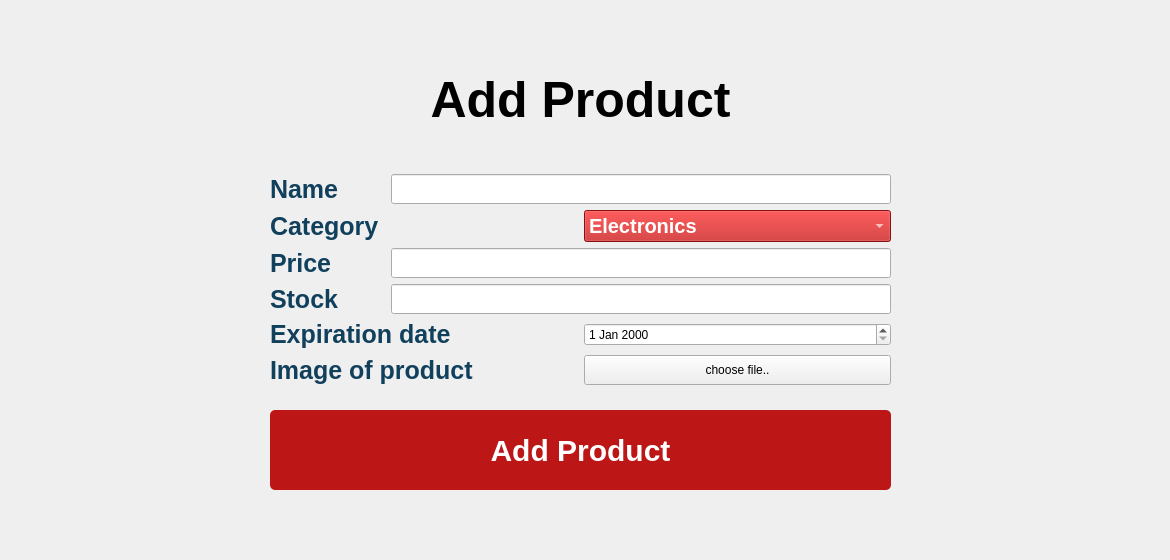
        <widget class="QWidget" name="add_product_page">
         <widget class="QWidget" name="widget_4" native="true">
          <property name="geometry">
           <rect>
            <x>0</x>
            <y>0</y>
            <width>1161</width>
            <height>551</height>
           </rect>
          </property>
          <property name="styleSheet">
           <string notr="true">QWidget#widget_4{

	background-image: url(:/imgs/seller_home/add_product_background.png);
	background-position: center;

background-repeat: no-repeat;
}</string>
          </property>
          <widget class="QWidget" name="layoutWidget_2">
           <property name="geometry">
            <rect>
             <x>270</x>
             <y>30</y>
             <width>621</width>
             <height>481</height>
            </rect>
           </property>
           <layout class="QGridLayout" name="gridLayout_3">
            <item row="5" column="1">
             <widget class="QPushButton" name="addproduct_btn">
              <property name="minimumSize">
               <size>
                <width>0</width>
                <height>80</height>
               </size>
              </property>
              <property name="styleSheet">
               <string notr="true">font-weight: bold;
color: white;
background-color: #BD1616;
border-radius: 5px;
font-size: 30px;</string>
              </property>
              <property name="text">
               <string>Add Product</string>
              </property>
             </widget>
            </item>
            <item row="1" column="1">
             <layout class="QVBoxLayout" name="verticalLayout_2">
              <item>
               <layout class="QHBoxLayout" name="horizontalLayout_7">
                <item>
                 <widget class="QLabel" name="label_39">
                  <property name="styleSheet">
                   <string notr="true">font-weight: bold;
color: #11405C;
font-size: 25px;</string>
                  </property>
                  <property name="text">
                   <string>Name</string>
                  </property>
                 </widget>
                </item>
                <item>
                 <widget class="QLineEdit" name="product_name">
                  <property name="minimumSize">
                   <size>
                    <width>0</width>
                    <height>30</height>
                   </size>
                  </property>
                  <property name="maximumSize">
                   <size>
                    <width>500</width>
                    <height>16777215</height>
                   </size>
                  </property>
                 </widget>
                </item>
               </layout>
              </item>
              <item>
               <layout class="QHBoxLayout" name="horizontalLayout_8">
                <item>
                 <widget class="QLabel" name="label_40">
                  <property name="styleSheet">
                   <string notr="true">font-weight: bold;
color: #11405C;
font-size: 25px;</string>
                  </property>
                  <property name="text">
                   <string>Category</string>
                  </property>
                 </widget>
                </item>
                <item>
                 <widget class="QComboBox" name="comboBox_category">
                  <property name="minimumSize">
                   <size>
                    <width>0</width>
                    <height>30</height>
                   </size>
                  </property>
                  <property name="styleSheet">
                   <string notr="true">font-weight: bold;
color: white;
font-size: 20px;
background-color: #BD1616</string>
                  </property>
                  <item>
                   <property name="text">
                    <string>Electronics</string>
                   </property>
                  </item>
                  <item>
                   <property name="text">
                    <string>VideoGames</string>
                   </property>
                  </item>
                  <item>
                   <property name="text">
                    <string>Groceries</string>
                   </property>
                  </item>
                  <item>
                   <property name="text">
                    <string>Office</string>
                   </property>
                  </item>
                  <item>
                   <property name="text">
                    <string>Beauty</string>
                   </property>
                  </item>
                  <item>
                   <property name="text">
                    <string>HomeFurniture</string>
                   </property>
                  </item>
                  <item>
                   <property name="text">
                    <string>SportsSupplies</string>
                   </property>
                  </item>
                 </widget>
                </item>
               </layout>
              </item>
              <item>
               <layout class="QHBoxLayout" name="horizontalLayout_9">
                <item>
                 <widget class="QLabel" name="label_41">
                  <property name="styleSheet">
                   <string notr="true">font-weight: bold;
color: #11405C;
font-size: 25px;</string>
                  </property>
                  <property name="text">
                   <string>Price</string>
                  </property>
                 </widget>
                </item>
                <item>
                 <widget class="QLineEdit" name="product_price">
                  <property name="minimumSize">
                   <size>
                    <width>0</width>
                    <height>30</height>
                   </size>
                  </property>
                  <property name="maximumSize">
                   <size>
                    <width>500</width>
                    <height>16777215</height>
                   </size>
                  </property>
                  <property name="maxLength">
                   <number>4</number>
                  </property>
                 </widget>
                </item>
               </layout>
              </item>
              <item>
               <layout class="QHBoxLayout" name="horizontalLayout_10">
                <item>
                 <widget class="QLabel" name="label_42">
                  <property name="minimumSize">
                   <size>
                    <width>100</width>
                    <height>0</height>
                   </size>
                  </property>
                  <property name="styleSheet">
                   <string notr="true">font-weight: bold;
color: #11405C;
font-size: 25px;</string>
                  </property>
                  <property name="text">
                   <string>Stock</string>
                  </property>
                  <property name="scaledContents">
                   <bool>false</bool>
                  </property>
                 </widget>
                </item>
                <item>
                 <widget class="QLineEdit" name="product_stock">
                  <property name="minimumSize">
                   <size>
                    <width>0</width>
                    <height>30</height>
                   </size>
                  </property>
                  <property name="maximumSize">
                   <size>
                    <width>500</width>
                    <height>16777215</height>
                   </size>
                  </property>
                  <property name="maxLength">
                   <number>3</number>
                  </property>
                 </widget>
                </item>
               </layout>
              </item>
              <item>
               <layout class="QHBoxLayout" name="horizontalLayout_11">
                <item>
                 <widget class="QLabel" name="label_43">
                  <property name="styleSheet">
                   <string notr="true">font-weight: bold;
color: #11405C;
font-size: 25px;</string>
                  </property>
                  <property name="text">
                   <string>Expiration date</string>
                  </property>
                 </widget>
                </item>
                <item>
                 <widget class="QDateEdit" name="dateEdit"/>
                </item>
               </layout>
              </item>
              <item>
               <layout class="QHBoxLayout" name="horizontalLayout_12">
                <item>
                 <widget class="QLabel" name="label_44">
                  <property name="styleSheet">
                   <string notr="true">font-weight: bold;
color: #11405C;
font-size: 25px;</string>
                  </property>
                  <property name="text">
                   <string>Image of product</string>
                  </property>
                 </widget>
                </item>
                <item>
                 <widget class="QPushButton" name="upload_image_btn">
                  <property name="minimumSize">
                   <size>
                    <width>0</width>
                    <height>30</height>
                   </size>
                  </property>
                  <property name="text">
                   <string>choose file..</string>
                  </property>
                 </widget>
                </item>
               </layout>
              </item>
             </layout>
            </item>
            <item row="0" column="1">
             <widget class="QLabel" name="label_45">
              <property name="minimumSize">
               <size>
                <width>0</width>
                <height>0</height>
               </size>
              </property>
              <property name="maximumSize">
               <size>
                <width>16777215</width>
                <height>100</height>
               </size>
              </property>
              <property name="styleSheet">
               <string notr="true">font-weight: bold;
font-size: 50px;
</string>
              </property>
              <property name="text">
               <string>Add Product</string>
              </property>
              <property name="alignment">
               <set>Qt::AlignCenter</set>
              </property>
             </widget>
            </item>
           </layout>
          </widget>
         </widget>
        </widget>
